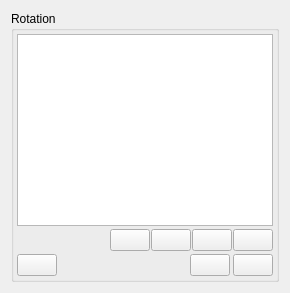
            <widget class="QWidget" name="verticalLayoutWidget">
             <layout class="QVBoxLayout" name="verticalLayout_15">
              <item>
               <widget class="QGroupBox" name="rotgroupBox_2">
                <property name="sizePolicy">
                 <sizepolicy hsizetype="Preferred" vsizetype="Expanding">
                  <horstretch>0</horstretch>
                  <verstretch>0</verstretch>
                 </sizepolicy>
                </property>
                <property name="title">
                 <string>Rotation</string>
                </property>
                <layout class="QVBoxLayout" name="verticalLayout_14">
                 <property name="spacing">
                  <number>3</number>
                 </property>
                 <property name="leftMargin">
                  <number>3</number>
                 </property>
                 <property name="topMargin">
                  <number>3</number>
                 </property>
                 <property name="rightMargin">
                  <number>3</number>
                 </property>
                 <property name="bottomMargin">
                  <number>3</number>
                 </property>
                 <item>
                  <widget class="QTableView" name="tableViewRotation">
                   <property name="contextMenuPolicy">
                    <enum>Qt::CustomContextMenu</enum>
                   </property>
                   <property name="editTriggers">
                    <set>QAbstractItemView::NoEditTriggers</set>
                   </property>
                   <property name="dragEnabled">
                    <bool>true</bool>
                   </property>
                   <property name="dragDropOverwriteMode">
                    <bool>false</bool>
                   </property>
                   <property name="dragDropMode">
                    <enum>QAbstractItemView::DragDrop</enum>
                   </property>
                   <property name="defaultDropAction">
                    <enum>Qt::MoveAction</enum>
                   </property>
                   <property name="alternatingRowColors">
                    <bool>true</bool>
                   </property>
                   <property name="selectionMode">
                    <enum>QAbstractItemView::ExtendedSelection</enum>
                   </property>
                   <property name="selectionBehavior">
                    <enum>QAbstractItemView::SelectRows</enum>
                   </property>
                   <attribute name="horizontalHeaderCascadingSectionResizes">
                    <bool>true</bool>
                   </attribute>
                   <attribute name="horizontalHeaderMinimumSectionSize">
                    <number>1</number>
                   </attribute>
                   <attribute name="horizontalHeaderShowSortIndicator" stdset="0">
                    <bool>false</bool>
                   </attribute>
                   <attribute name="verticalHeaderVisible">
                    <bool>false</bool>
                   </attribute>
                  </widget>
                 </item>
                 <item>
                  <widget class="QFrame" name="frame_9">
                   <property name="frameShape">
                    <enum>QFrame::NoFrame</enum>
                   </property>
                   <property name="frameShadow">
                    <enum>QFrame::Raised</enum>
                   </property>
                   <layout class="QHBoxLayout" name="horizontalLayout_21">
                    <property name="spacing">
                     <number>1</number>
                    </property>
                    <property name="leftMargin">
                     <number>0</number>
                    </property>
                    <property name="topMargin">
                     <number>0</number>
                    </property>
                    <property name="rightMargin">
                     <number>0</number>
                    </property>
                    <property name="bottomMargin">
                     <number>0</number>
                    </property>
                    <item>
                     <spacer name="horizontalSpacer_9">
                      <property name="orientation">
                       <enum>Qt::Horizontal</enum>
                      </property>
                      <property name="sizeHint" stdset="0">
                       <size>
                        <width>40</width>
                        <height>20</height>
                       </size>
                      </property>
                     </spacer>
                    </item>
                    <item>
                     <spacer name="horizontalSpacer_4">
                      <property name="orientation">
                       <enum>Qt::Horizontal</enum>
                      </property>
                      <property name="sizeHint" stdset="0">
                       <size>
                        <width>40</width>
                        <height>20</height>
                       </size>
                      </property>
                     </spacer>
                    </item>
                    <item>
                     <widget class="QPushButton" name="btnRotTop">
                      <property name="sizePolicy">
                       <sizepolicy hsizetype="Fixed" vsizetype="Fixed">
                        <horstretch>0</horstretch>
                        <verstretch>0</verstretch>
                       </sizepolicy>
                      </property>
                      <property name="maximumSize">
                       <size>
                        <width>45</width>
                        <height>38</height>
                       </size>
                      </property>
                      <property name="baseSize">
                       <size>
                        <width>45</width>
                        <height>38</height>
                       </size>
                      </property>
                      <property name="toolTip">
                       <string>Move singer to top</string>
                      </property>
                      <property name="text">
                       <string/>
                      </property>
                      <property name="icon">
                       <iconset theme="go-top">
                        <normaloff>.</normaloff>.</iconset>
                      </property>
                      <property name="iconSize">
                       <size>
                        <width>32</width>
                        <height>32</height>
                       </size>
                      </property>
                      <property name="flat">
                       <bool>false</bool>
                      </property>
                     </widget>
                    </item>
                    <item>
                     <widget class="QPushButton" name="btnRotUp">
                      <property name="sizePolicy">
                       <sizepolicy hsizetype="Fixed" vsizetype="Fixed">
                        <horstretch>0</horstretch>
                        <verstretch>0</verstretch>
                       </sizepolicy>
                      </property>
                      <property name="maximumSize">
                       <size>
                        <width>45</width>
                        <height>38</height>
                       </size>
                      </property>
                      <property name="baseSize">
                       <size>
                        <width>45</width>
                        <height>38</height>
                       </size>
                      </property>
                      <property name="toolTip">
                       <string>Move singer up</string>
                      </property>
                      <property name="text">
                       <string/>
                      </property>
                      <property name="icon">
                       <iconset theme="go-up">
                        <normaloff>.</normaloff>.</iconset>
                      </property>
                      <property name="iconSize">
                       <size>
                        <width>32</width>
                        <height>32</height>
                       </size>
                      </property>
                      <property name="flat">
                       <bool>false</bool>
                      </property>
                     </widget>
                    </item>
                    <item>
                     <widget class="QPushButton" name="btnRotDown">
                      <property name="sizePolicy">
                       <sizepolicy hsizetype="Fixed" vsizetype="Fixed">
                        <horstretch>0</horstretch>
                        <verstretch>0</verstretch>
                       </sizepolicy>
                      </property>
                      <property name="maximumSize">
                       <size>
                        <width>45</width>
                        <height>38</height>
                       </size>
                      </property>
                      <property name="baseSize">
                       <size>
                        <width>45</width>
                        <height>38</height>
                       </size>
                      </property>
                      <property name="toolTip">
                       <string>Move singer down</string>
                      </property>
                      <property name="text">
                       <string/>
                      </property>
                      <property name="icon">
                       <iconset theme="go-down">
                        <normaloff>.</normaloff>.</iconset>
                      </property>
                      <property name="iconSize">
                       <size>
                        <width>32</width>
                        <height>32</height>
                       </size>
                      </property>
                      <property name="flat">
                       <bool>false</bool>
                      </property>
                     </widget>
                    </item>
                    <item>
                     <widget class="QPushButton" name="btnRotBottom">
                      <property name="sizePolicy">
                       <sizepolicy hsizetype="Fixed" vsizetype="Fixed">
                        <horstretch>0</horstretch>
                        <verstretch>0</verstretch>
                       </sizepolicy>
                      </property>
                      <property name="maximumSize">
                       <size>
                        <width>45</width>
                        <height>38</height>
                       </size>
                      </property>
                      <property name="baseSize">
                       <size>
                        <width>45</width>
                        <height>38</height>
                       </size>
                      </property>
                      <property name="toolTip">
                       <string>Move singer to the bottom</string>
                      </property>
                      <property name="text">
                       <string/>
                      </property>
                      <property name="icon">
                       <iconset theme="go-bottom">
                        <normaloff>.</normaloff>.</iconset>
                      </property>
                      <property name="iconSize">
                       <size>
                        <width>32</width>
                        <height>32</height>
                       </size>
                      </property>
                      <property name="flat">
                       <bool>false</bool>
                      </property>
                     </widget>
                    </item>
                   </layout>
                  </widget>
                 </item>
                 <item>
                  <layout class="QHBoxLayout" name="horizontalLayout">
                   <property name="topMargin">
                    <number>0</number>
                   </property>
                   <item>
                    <widget class="QPushButton" name="buttonClearRotation">
                     <property name="focusPolicy">
                      <enum>Qt::NoFocus</enum>
                     </property>
                     <property name="toolTip">
                      <string>Clear rotation</string>
                     </property>
                     <property name="text">
                      <string/>
                     </property>
                     <property name="icon">
                      <iconset theme="edit-clear-all">
                       <normaloff>.</normaloff>.</iconset>
                     </property>
                     <property name="iconSize">
                      <size>
                       <width>32</width>
                       <height>32</height>
                      </size>
                     </property>
                     <property name="flat">
                      <bool>false</bool>
                     </property>
                    </widget>
                   </item>
                   <item>
                    <spacer name="horizontalSpacer_18">
                     <property name="orientation">
                      <enum>Qt::Horizontal</enum>
                     </property>
                     <property name="sizeHint" stdset="0">
                      <size>
                       <width>40</width>
                       <height>20</height>
                      </size>
                     </property>
                    </spacer>
                   </item>
                   <item>
                    <widget class="QPushButton" name="buttonAddSinger">
                     <property name="toolTip">
                      <string>Add singer</string>
                     </property>
                     <property name="text">
                      <string/>
                     </property>
                     <property name="icon">
                      <iconset theme="list-add-user">
                       <normaloff>.</normaloff>.</iconset>
                     </property>
                     <property name="iconSize">
                      <size>
                       <width>32</width>
                       <height>32</height>
                      </size>
                     </property>
                     <property name="flat">
                      <bool>false</bool>
                     </property>
                    </widget>
                   </item>
                   <item>
                    <widget class="QPushButton" name="buttonRegulars">
                     <property name="toolTip">
                      <string>Add regular singer</string>
                     </property>
                     <property name="text">
                      <string/>
                     </property>
                     <property name="icon">
                      <iconset theme="user-others">
                       <normaloff>.</normaloff>.</iconset>
                     </property>
                     <property name="iconSize">
                      <size>
                       <width>32</width>
                       <height>32</height>
                      </size>
                     </property>
                     <property name="flat">
                      <bool>false</bool>
                     </property>
                    </widget>
                   </item>
                  </layout>
                 </item>
                </layout>
               </widget>
              </item>
             </layout>
            </widget>
